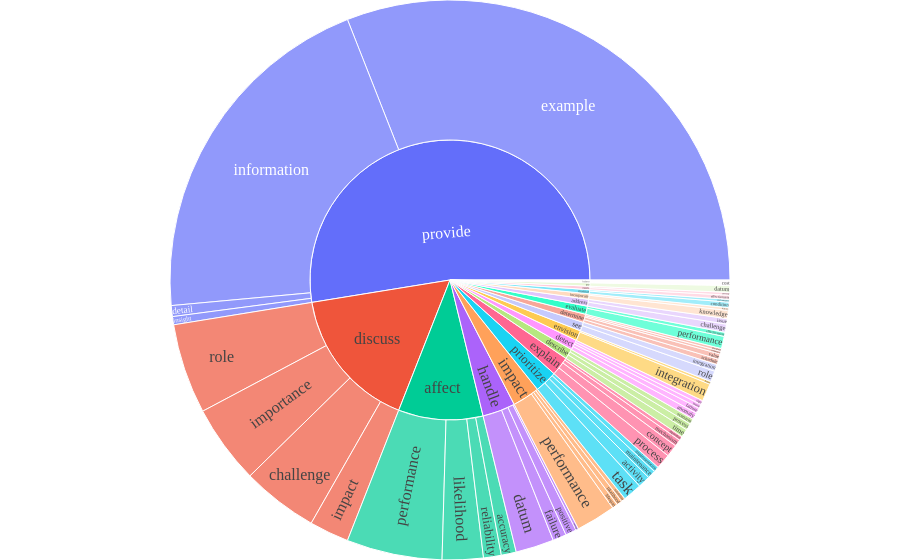

Write notebook code for a chart like this one.
### Code cell
import plotly.graph_objects as go
import plotly.express as px

# df["blank"] = "ROOT"
# df = phrases.groupby(["verb", "noun"]).size().sort_values(ascending=False).head(5).reset_index().rename(columns={0: "count"})

df = df[df["count"] >= 2]
fig = px.sunburst(df, path=['verb', 'noun'], values='count')
# fig.update_layout(uniformtext=dict(minsize=10, mode='hide'))
fig.update_layout(
    margin=dict(l=0, r=0, t=0, b=0),
    font=dict(size=16, family="Times New Roman"),
)
fig.show()
fig.write_html("verb_noun.html")
#fig.savefig("output/verb_noun.pdf")

### Figure 1 — Plotly figure (JSON) as saved in the notebook; plotly's stock layout.template omitted (floating-point values rounded to 4 significant figures)
{"data": [{"branchvalues": "total", "domain": {"x": [0, 1], "y": [0, 1]}, "hovertemplate": "labels=%{label}<br>count=%{value}<br>parent=%{parent}<br>id=%{id}<extra></extra>", "ids": ["affect/accuracy", "prioritize/activity", "explain/algorithm", "detect/anomaly", "address/challenge", "discuss/challenge", "explain/concept", "monitor/condition", "balance/cost", "handle/datum", "use/datum", "provide/detail", "assess/effectiveness", "evaluate/effectiveness", "provide/example", "detect/failure", "handle/failure", "determine/frequency", "envision/future", "incorporate/history", "discuss/impact", "prioritize/implementation", "discuss/importance", "provide/information", "provide/insight", "envision/integration", "see/integration", "address/issue", "detect/issue", "incorporate/knowledge", "impact/lifespan", "affect/likelihood", "impact/likelihood", "prioritize/maintenance", "explain/mechanism", "affect/performance", "evaluate/performance", "impact/performance", "monitor/performance", "handle/positive", "describe/process", "explain/process", "affect/reliability", "impact/reliability", "discuss/role", "see/role", "describe/scenario", "determine/schedule", "assess/severity", "detect/sign", "handle/storage", "prioritize/task", "determine/threshold", "describe/time", "determine/value", "address", "affect", "assess", "balance", "describe", "detect", "determine", "discuss", "envision", "evaluate", "explain", "handle", "impact", "incorporate", "monitor", "prioritize", "provide", "see", "use"], "labels": ["accuracy", "activity", "algorithm", "anomaly", "challenge", "challenge", "concept", "condition", "cost", "datum", "datum", "detail", "effectiveness", "effectiveness", "example", "failure", "failure", "frequency", "future", "history", "impact", "implementation", "importance", "information", "insight", "integration", "integration", "issue", "issue", "knowledge", "lifespan", "likelihood", "likelihood", "maintenance", "mechanism", "performance", "performance", "performance", "performance", "positive", "process", "process", "reliability", "reliability", "role", "role", "scenario", "schedule", "severity", "sign", "storage", "task", "threshold", "time", "value", "address", "affect", "assess", "balance", "describe", "detect", "determine", "discuss", "envision", "evaluate", "explain", "handle", "impact", "incorporate", "monitor", "prioritize", "provide", "see", "use"], "name": "", "parents": ["affect", "prioritize", "explain", "detect", "address", "discuss", "explain", "monitor", "balance", "handle", "use", "provide", "assess", "evaluate", "provide", "detect", "handle", "determine", "envision", "incorporate", "discuss", "prioritize", "discuss", "provide", "provide", "envision", "see", "address", "detect", "incorporate", "impact", "affect", "impact", "prioritize", "explain", "affect", "evaluate", "impact", "monitor", "handle", "describe", "explain", "affect", "impact", "discuss", "see", "describe", "determine", "assess", "detect", "handle", "prioritize", "determine", "describe", "determine", "", "", "", "", "", "", "", "", "", "", "", "", "", "", "", "", "", "", ""], "type": "sunburst", "values": [11, 9, 3, 5, 6, 56, 9, 4, 4, 28, 5, 8, 3, 3, 393, 4, 10, 2, 2, 2, 29, 4, 58, 260, 6, 13, 5, 4, 3, 6, 4, 30, 4, 6, 5, 70, 9, 29, 2, 8, 5, 11, 13, 3, 66, 8, 4, 4, 2, 3, 2, 14, 2, 6, 4, 10, 124, 5, 4, 15, 15, 12, 209, 15, 12, 28, 48, 40, 8, 6, 33, 667, 13, 5]}], "layout": {"font": {"family": "Times New Roman", "size": 16}, "legend": {"tracegroupgap": 0}, "margin": {"b": 0, "l": 0, "r": 0, "t": 0}}}
